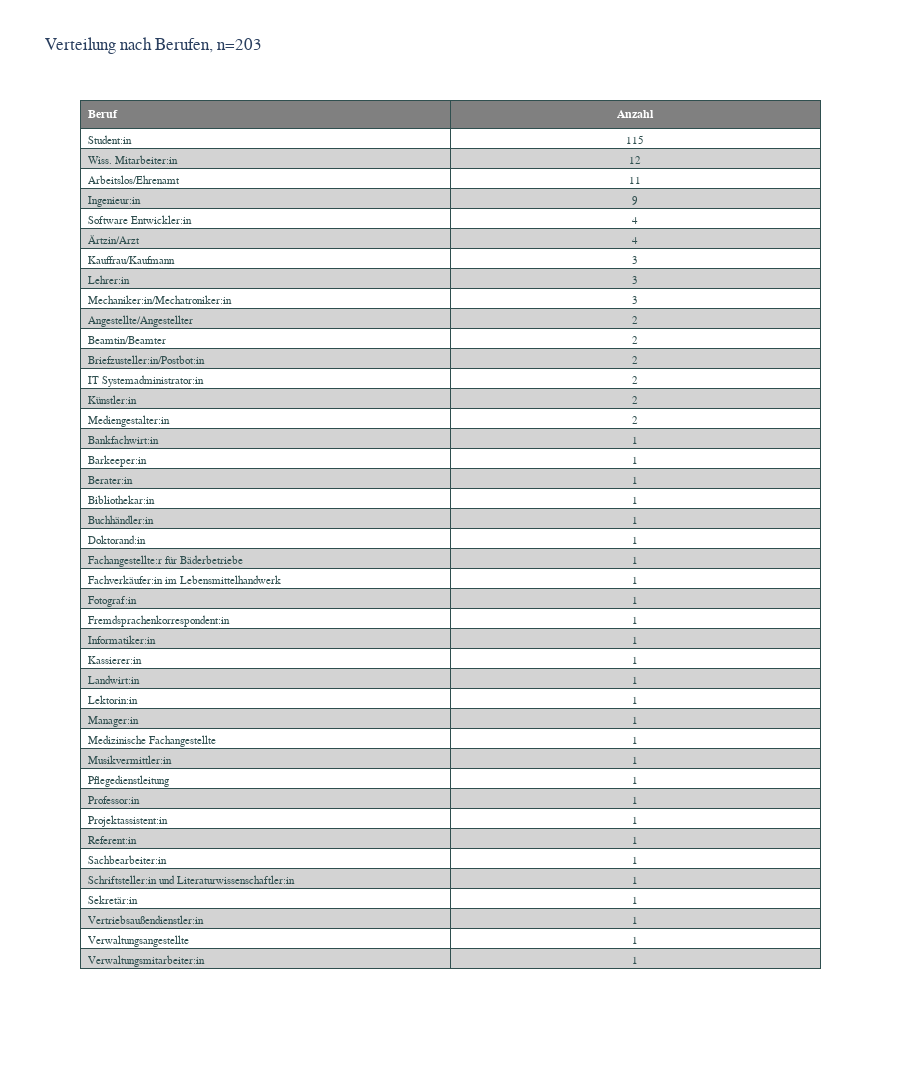

Write notebook code for a chart like this one.
### Markdown cell above
### Profession

### Code cell
df = surveyData[['profession']]

# print(df)

# Replacements
pd.options.mode.chained_assignment = None  # default='warn'
df.loc[df['profession'].str.contains('student', case=False), 'profession'] = 'Student:in'
df.loc[df['profession'].str.contains('Studium', case=False), 'profession'] = 'Student:in'
df.loc[df['profession'].str.contains('Studierend', case=False), 'profession'] = 'Student:in'
df.loc[df['profession'].str.contains('Medientechnik und Produktion', case=False), 'profession'] = 'Student:in'
df.loc[df['profession'].str.contains('Barkeeper', case=False), 'profession'] = 'Barkeeper:in'
df.loc[df['profession'].str.contains('ingenieur', case=False), 'profession'] = 'Ingenieur:in'
df.loc[df['profession'].str.contains('Dipl.Ing.grad', case=False), 'profession'] = 'Ingenieur:in'
df.loc[df['profession'].str.contains('Software', case=False), 'profession'] = 'Software Entwickler:in'
df.loc[df['profession'].str.contains('Mediengestalt', case=False), 'profession'] = 'Mediengestalter:in'
df.loc[df['profession'].str.contains('Ehrenamt', case=False), 'profession'] = 'Arbeitslos/Ehrenamt'
df.loc[df['profession'].str.contains('Arbeitslos', case=False), 'profession'] = 'Arbeitslos/Ehrenamt'
df.loc[df['profession'].str.contains('-', case=False), 'profession'] = 'Arbeitslos/Ehrenamt'
df.loc[df['profession'].str.contains('/', case=False), 'profession'] = 'Arbeitslos/Ehrenamt'
df.loc[df['profession'].str.contains('Keinen', case=False), 'profession'] = 'Arbeitslos/Ehrenamt'
df.loc[df['profession'].str.contains('Nicht vorhanden', case=False), 'profession'] = 'Arbeitslos/Ehrenamt'
df.loc[df['profession'].str.contains('Beamt', case=False), 'profession'] = 'Beamtin/Beamter'
df.loc[df['profession'].str.contains('rzt', case=False), 'profession'] = 'Ärtzin/Arzt'
df.loc[df['profession'].str.contains('Kieferorthopädin', case=False), 'profession'] = 'Ärtzin/Arzt'
df.loc[df['profession'].str.contains('Künstler', case=False), 'profession'] = 'Künstler:in'
df.loc[df['profession'].str.contains('Bäderbetriebe', case=False), 'profession'] = 'Bademeister:in'
df.loc[df['profession'].str.contains('Bademeister:in', case=False), 'profession'] = 'Fachangestellte:r für Bäderbetriebe'
df.loc[df['profession'].str.contains('^Angestellte', case=False), 'profession'] = 'Angestellte/Angestellter'
df.loc[df['profession'].str.contains('Systemadministrator', case=False), 'profession'] = 'IT Systemadministrator:in'
df.loc[df['profession'].str.contains('senschaftlicher Mitarb', case=False), 'profession'] = 'Wiss. Mitarbeiter:in'
df.loc[df['profession'].str.contains('senschaftliche Mitarb', case=False), 'profession'] = 'Wiss. Mitarbeiter:in'
df.loc[df['profession'].str.contains('wiissenschaftliche', case=False), 'profession'] = 'Wiss. Mitarbeiter:in'
df.loc[df['profession'].str.contains('wiss. Mitarb', case=False), 'profession'] = 'Wiss. Mitarbeiter:in'
df.loc[df['profession'].str.contains('Bankfachwirtin', case=False), 'profession'] = 'Bankfachwirt:in'
df.loc[df['profession'].str.contains('Beratung', case=False), 'profession'] = 'Berater:in'
df.loc[df['profession'].str.contains('Bibliothekar', case=False), 'profession'] = 'Bibliothekar:in'
df.loc[df['profession'].str.contains('Briefzusteller', case=False), 'profession'] = 'Briefzusteller:in/Postbot:in'
df.loc[df['profession'].str.contains('postbot', case=False), 'profession'] = 'Briefzusteller:in/Postbot:in'
df.loc[df['profession'].str.contains('Buchhändler', case=False), 'profession'] = 'Buchhändler:in'
df.loc[df['profession'].str.contains('Doktorand', case=False), 'profession'] = 'Doktorand:in'
df.loc[df['profession'].str.contains('kauffrau', case=False), 'profession'] = 'Kauffrau/Kaufmann'
df.loc[df['profession'].str.contains('Fachverkäuferin im Lebensmittelhandwerk', case=False), 'profession'] = 'Fachverkäufer:in im Lebensmittelhandwerk'
df.loc[df['profession'].str.contains('Fremdsprachenkorrespondentin', case=False), 'profession'] = 'Fremdsprachenkorrespondent:in'
df.loc[df['profession'].str.contains('Informatiker', case=False), 'profession'] = 'Informatiker:in'
df.loc[df['profession'].str.contains('Kassiererin', case=False), 'profession'] = 'Kassierer:in'
df.loc[df['profession'].str.contains('Landwirt', case=False), 'profession'] = 'Landwirt:in'
df.loc[df['profession'].str.contains('Manager', case=False), 'profession'] = 'Manager:in'
df.loc[df['profession'].str.contains('Lehrer', case=False), 'profession'] = 'Lehrer:in'
df.loc[df['profession'].str.contains('Mechaniker', case=False), 'profession'] = 'Mechaniker:in/Mechatroniker:in'
df.loc[df['profession'].str.contains('Mechatroniker', case=False), 'profession'] = 'Mechaniker:in/Mechatroniker:in'
df.loc[df['profession'].str.contains('Lektorin', case=False), 'profession'] = 'Lektorin:in'
df.loc[df['profession'].str.contains('Musikvermittlerin', case=False), 'profession'] = 'Musikvermittler:in'
df.loc[df['profession'].str.contains('Professor', case=False), 'profession'] = 'Professor:in'
df.loc[df['profession'].str.contains('Projektassistenz', case=False), 'profession'] = 'Projektassistent:in'
df.loc[df['profession'].str.contains('Referent', case=False), 'profession'] = 'Referent:in'
df.loc[df['profession'].str.contains('Sachbearbeiterin', case=False), 'profession'] = 'Sachbearbeiter:in'
df.loc[df['profession'].str.contains('Schriftsteller', case=False), 'profession'] = 'Schriftsteller:in und Literaturwissenschaftler:in'
df.loc[df['profession'].str.contains('Sekretärin', case=False), 'profession'] = 'Sekretär:in'
df.loc[df['profession'].str.contains('Verwaltungsmitarbeiter', case=False), 'profession'] = 'Verwaltungsmitarbeiter:in'
df.loc[df['profession'].str.contains('Vertriebsaußendienst', case=False), 'profession'] = 'Vertriebsaußendienstler:in'
df.loc[df['profession'].str.contains('Selbstständiger Fotograf', case=False), 'profession'] = 'Fotograf:in'
pd.options.mode.chained_assignment = 'warn'  # default='warn'
#df
unifiedProfessionsCounts = df.groupby(['profession'])['profession'].count().reset_index(name='count')
sortedProfessions = unifiedProfessionsCounts.sort_values(['count', 'profession'], ascending=[False, True])
# sortedProfessions = unifiedProfessionsCounts.sort_values(['count'], ascending=False)

# print(len(sortedProfessions))

# Label strings
chartLabel = f"Verteilung nach Berufen, n={len(surveyData[['education']])}"
categoryGroups = ["Beruf", "Anzahl"]
xLabel = "Eigenschaft"
yLabel = "Beruf"

# Table
fig = go.Figure(data=[go.Table(
  header=dict(
    values=[f"<b>{categoryGroups[0]}</b>", f"<b>{categoryGroups[1]}</b>"],
    line_color='darkslategray',
    fill_color=headerColor,
    align=['left','center'],
    font=dict(color='white', size=12)
  ),
  cells=dict(
    values=[sortedProfessions.profession, sortedProfessions['count']],
  #     # [surveyData[surveyData['sex'] == 'männlich'], surveyData[surveyData['sex'] == 'nicht angegeben'], surveyData[surveyData['sex'] == 'weiblich']]],
  #       ['<b>Anzahl</b>'],
  #       [data[0]],
  #       [data[1]],
  #       [data[2]],
  #       [data[3]],
  #       [data[4]]
  #     ],
    line_color='darkslategray',
    # 2-D list of colors for alternating rows
    fill_color = [[rowOddColor,rowEvenColor]*21],
    align = ['left', 'center'],
    font = dict(color = 'darkslategray', size = 11)
    ))
])

fig.update_layout(
    title=chartLabel,
    # yaxis_title=yLabel,
    # legend_title="Legend Title",
    height=1100,
    font=dict(
        family="Frutiger Next LT W1G, Gill Sans, sans-serif",
        size=12,
        # color="RebeccaPurple"
    )
)

fig.show()

### Figure 1 — Plotly figure (JSON) as saved in the notebook; plotly's stock layout.template omitted (floating-point values rounded to 4 significant figures)
{"data": [{"cells": {"align": ["left", "center"], "fill": {"color": [["white", "lightgrey", "white", "lightgrey", "white", "lightgrey", "white", "lightgrey", "white", "lightgrey", "white", "lightgrey", "white", "lightgrey", "white", "lightgrey", "white", "lightgrey", "white", "lightgrey", "white", "lightgrey", "white", "lightgrey", "white", "lightgrey", "white", "lightgrey", "white", "lightgrey", "white", "lightgrey", "white", "lightgrey", "white", "lightgrey", "white", "lightgrey", "white", "lightgrey", "white", "lightgrey"]]}, "font": {"color": "darkslategray", "size": 11}, "line": {"color": "darkslategray"}, "values": [["Student:in", "Wiss. Mitarbeiter:in", "Arbeitslos/Ehrenamt", "Ingenieur:in", "Software Entwickler:in", "Ärtzin/Arzt", "Kauffrau/Kaufmann", "Lehrer:in", "Mechaniker:in/Mechatroniker:in", "Angestellte/Angestellter", "Beamtin/Beamter", "Briefzusteller:in/Postbot:in", "IT Systemadministrator:in", "Künstler:in", "Mediengestalter:in", "Bankfachwirt:in", "Barkeeper:in", "Berater:in", "Bibliothekar:in", "Buchhändler:in", "Doktorand:in", "Fachangestellte:r für Bäderbetriebe", "Fachverkäufer:in im Lebensmittelhandwerk", "Fotograf:in", "Fremdsprachenkorrespondent:in", "Informatiker:in", "Kassierer:in", "Landwirt:in", "Lektorin:in", "Manager:in", "Medizinische Fachangestellte ", "Musikvermittler:in", "Pflegedienstleitung", "Professor:in", "Projektassistent:in", "Referent:in", "Sachbearbeiter:in", "Schriftsteller:in und Literaturwissenschaftler:in", "Sekretär:in", "Vertriebsaußendienstler:in", "Verwaltungsangestellte", "Verwaltungsmitarbeiter:in"], [115, 12, 11, 9, 4, 4, 3, 3, 3, 2, 2, 2, 2, 2, 2, 1, 1, 1, 1, 1, 1, 1, 1, 1, 1, 1, 1, 1, 1, 1, 1, 1, 1, 1, 1, 1, 1, 1, 1, 1, 1, 1]]}, "header": {"align": ["left", "center"], "fill": {"color": "grey"}, "font": {"color": "white", "size": 12}, "line": {"color": "darkslategray"}, "values": ["<b>Beruf</b>", "<b>Anzahl</b>"]}, "type": "table"}], "layout": {"font": {"family": "Frutiger Next LT W1G, Gill Sans, sans-serif", "size": 12}, "height": 1100, "title": {"text": "Verteilung nach Berufen, n=203"}}}
